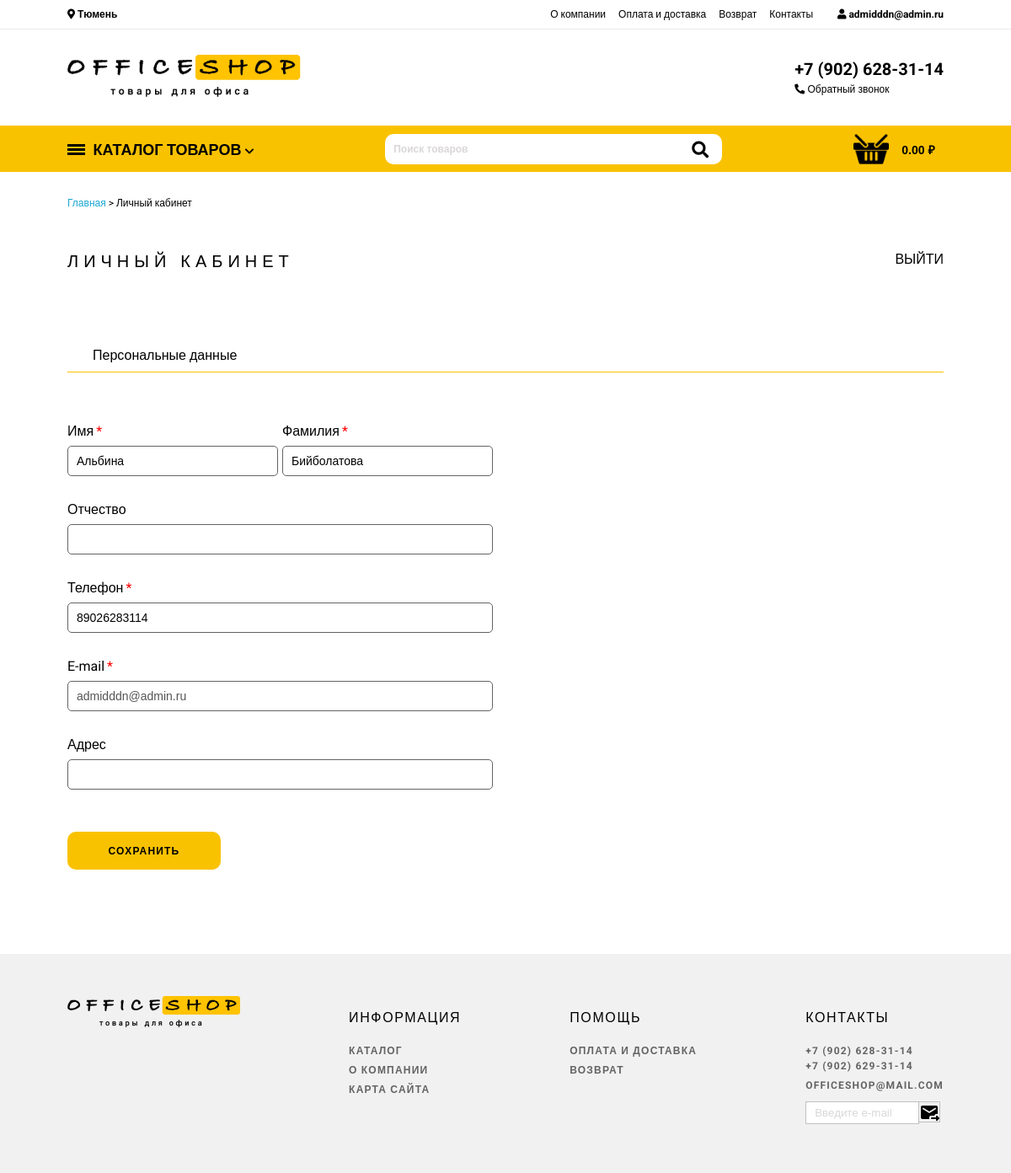
The app's page /lk.php (signed in) with its own data.
### tables this page shows
CREATE TABLE `Users` (
  `id_user` int(10) UNSIGNED NOT NULL,
  `name` varchar(255) NOT NULL,
  `surname` varchar(255) NOT NULL,
  `patronymic` varchar(255) DEFAULT NULL,
  `email` varchar(255) NOT NULL,
  `password` varchar(255) NOT NULL,
  `telephone` varchar(255) NOT NULL,
  `adress` varchar(255) DEFAULT NULL,
  `role` varchar(10) DEFAULT NULL
);

### lk.php (the view, shortened to what this page needs)
<?php
if($_SESSION['user'] == 1 )
                {
    $lk_email = $_SESSION['user_email'];
?>
<!DOCTYPE html>
<html lang="en">
<head>
    <link rel="stylesheet" href="https://cdnjs.cloudflare.com/ajax/libs/font-awesome/5.12.1/css/all.min.css">
    <link rel="stylesheet" href="./css/style.css">
</head>
<body>
    <?php include("./templates/_header.php"); ?>
    <section id="lk" class="lk__section">
        <div class="container">
            <div class="hleb">
                <a href="./index.php" class="link">Главная</a>
                    > Личный кабинет
            </div>
            <div class="lk__section-head">
                <div class="heading">
                    Личный кабинет
                </div>
                <a href="session_stop.php" class="lk__close">
                    Выйти
                </a>
            </div>
            <div class="lk__section-block">
                <div class="lk__section__block-link">
                    Персональные данные
                </div>
            </div>
            <div class="lk__line"></div>
            <div class="dannie">
            <?php
            $sql = "SELECT * FROM Users WHERE `email` = '$lk_email'";
            $result = $db->query($sql);
            $users = $result->fetchAll(PDO::FETCH_ASSOC);
            foreach ($users as $user) {
            ?>
                        <form class="form__reg-avt" method="POST">
                            <div class="form__reg-avt-block">
                                <div class="form__reg-avt-block1">
                                    <p class="form__wrapper-parag">Имя<span class="star">*</span></p>
                                    <input type="text" name="info_name" class="form__input3" value="<?php echo($user["name"]); ?>">
                                </div>
                                <div class="form__reg-avt-block1">
                                    <p class="form__wrapper-parag">Фамилия<span class="star">*</span></p>
                                    <input type="text" name="info_surname" class="form__input3" value="<?php echo($user["surname"]); ?>">
                                </div>
                            </div>
                            <p class="form__wrapper-parag">Отчество</p>
                            <input type="text" name="info_patronymic" class="form__input2" value="<?php echo($user["patronymic"]); ?>">
                            <p class="form__wrapper-parag">Телефон<span class="star">*</span></p>
                            <input type="tel" name="info_telephone" class="form__input2" value="<?php echo($user["telephone"]); ?>">
                            <p class="form__wrapper-parag">E-mail<span class="star">*</span></p>
                            <input type="email" name="email" class="form__input2" value="<?php echo($user["email"]); ?>"  disabled>
                            <p class="form__wrapper-parag">Адрес</p>
                            <input type="text" name="adress" class="form__input2" value="<?php echo($user["adress"]); ?>">
                            <div class="reg__section-btn">
                                <button class="btn" name="lk_submit" type="lk_submit">Сохранить</button>
                            </div>
                        </form>
                        <?php
                    }
                    ?>
                    </div>
        </div>
    </section>
    <?php include("./templates/_footer.php"); ?>
    <?php
} else {
    header('Location: index.php');
}
?>
</body>
</html>

### css/style.css (style rules this page uses)
* { box-sizing: border-box; }
body { margin: 0; padding: 0; font-family: 'Roboto', sans-serif; }
button { outline: none; }
.container { width: 1040px; margin: 0 auto; }
::placeholder { color: #DAD7D7; }
.btn { width: 182px; height: 45px; background: #F9C200; border-radius: 10px; display: flex; align-items: center; justify-content: center; border: none; color: #000; text-decoration: none; font-weight: 700; font-size: 12px; letter-spacing: 0.1em; text-transform: uppercase; outline: none; cursor: pointer; }
.form__wrapper-parag { margin-top: 30px; margin-bottom: 8px; }
.star { margin-left: 3px; color: red; }
.hleb { margin-top: 30px; font-size: 12px; }
.link { text-decoration: none; color: #1CA6D1; }
.heading { margin-top: 50px; margin-bottom: 50px; text-transform: uppercase; font-size: 20px; letter-spacing: 0.3em; }
.form__input2 { font-size: 14px; padding: 5px 10px; outline: none; width: 505px; height: 36px; background: #FFFFFF; border: 1px solid #646363; border-radius: 5px; }
.form__input3 { font-size: 14px; padding: 5px 10px; outline: none; width: 250px; height: 36px; background: #FFFFFF; border: 1px solid #646363; border-radius: 5px; margin-right: 5px; }
.form__reg-avt-block { display: flex; }
.reg__section-btn { margin-top: 50px; }
.lk__line { border-bottom: 1px solid #F9C200; margin: 0 auto; margin-bottom: 30px; }
.lk__section-head { display: flex; justify-content: space-between; }
.lk__close { margin-top: 50px; text-decoration: none; text-transform: uppercase; color: #000; height: 10px; }
.lk__section-block { padding-top: 30px; display: flex; }
.lk__section__block-link { padding-right: 32px; padding-bottom: 10px; padding-top: 10px; padding-left: 30px; cursor: pointer; }

### records on screen
users: info_name "Альбина", info_surname "Бийболатова", info_telephone "89026283114", email "admidddn@admin.ru"

### other values on screen
$_SESSION['user_email'] "admidddn@admin.ru"
$total "0.00"
